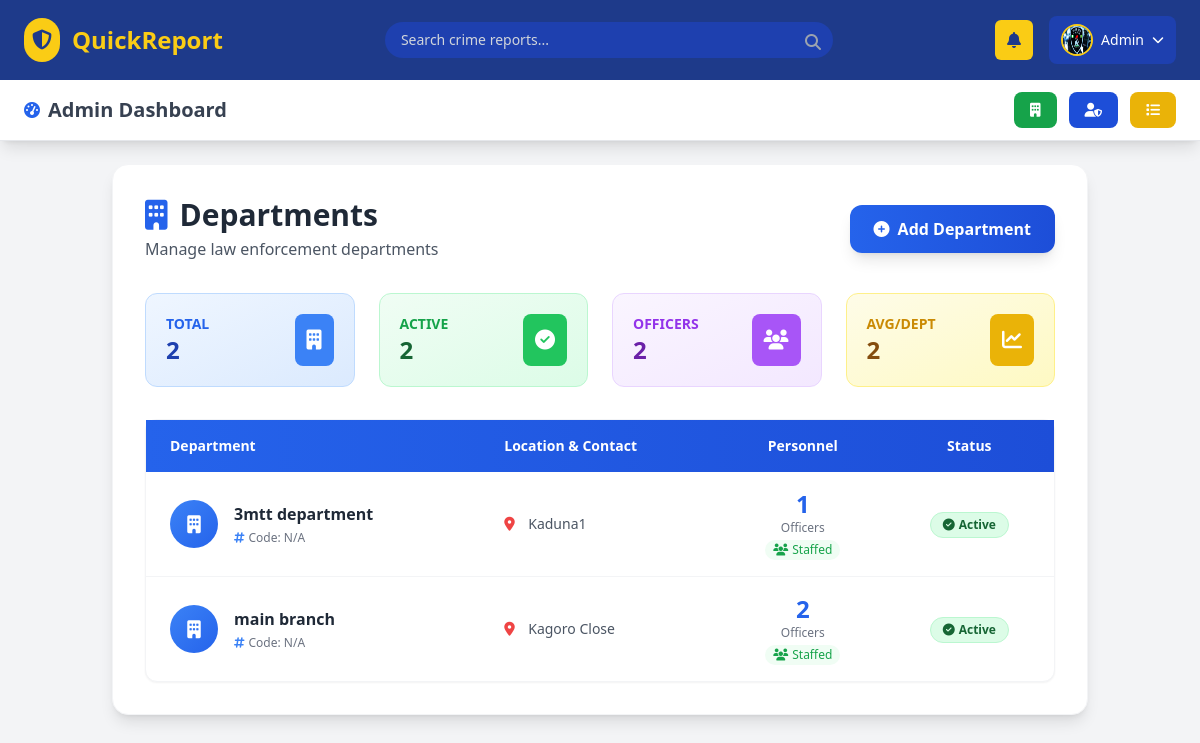
The app's page /department/ (signed in) with its own data.
### crime_app/models.py (models this page shows, shortened)
class User(AbstractUser):
    ROLE_CHOICES = (
        ('admin', 'Super Admin'),
        ('officer', 'Officer'),
        ('citizen', 'Citizen'),
    )
    role = models.CharField(max_length=20, choices=ROLE_CHOICES, default='citizen')
    phone = models.CharField(max_length=20, blank=True, null=True)
    address = models.TextField(blank=True, null=True)
    is_active = models.BooleanField(default=True)

class Department(models.Model):
    name = models.CharField(max_length=100, unique=True)
    location = models.CharField(max_length=150)
    contact_number = models.CharField(max_length=20, blank=True, null=True)
    established_date = models.DateField(blank=True, null=True)
    is_active = models.BooleanField(default=True)

### crime_app/views.py (the view)
# urls.py: path('department/', views.department_list, name='department'),
def department_list(request):
    if not request.user.is_authenticated or (not request.user.is_superuser and getattr(request.user, 'role', None) != 'admin'):
        messages.error(request, "Access denied. Admin privileges required.")
        return redirect('my-login')
    departments = Department.objects.annotate(officer_count=Count('officers'))
    form = DepartmentForm()
    if request.method == 'POST':
        form = DepartmentForm(request.POST)
        if form.is_valid():
            form.save()
            messages.success(request, "Department created successfully!")
            return redirect('department')
    return render(request, 'crime_app/adminPage/department.html', {
        'departments': departments,
        'form': form,
    })

### crime_app/forms.py
class DepartmentForm(forms.ModelForm):
    class Meta:
        model = Department
        fields = '__all__'
        exclude = ['is_active']

### crime_app/context_processors.py (called while the page is built)
def officer_notifications(request):
    if request.user.is_authenticated and hasattr(request.user, 'officer'):
        officer = request.user.officer
        unread_count = officer.notifications.filter(is_read=False).count()
        recent_notifications = officer.notifications.order_by('-created_at')[:5]
    else:
        unread_count = 0
        recent_notifications = []
    return {
        'unread_count': unread_count,
        'recent_notifications': recent_notifications,
    }

### crime_app/templates/crime_app/adminPage/department.html (shortened to what this page needs)
{% extends "crime_app/adminPage/base.html" %}
{% load static %}
{% load crispy_forms_tags %}
{% block content %}
<div class="bg-white rounded-xl sm:rounded-2xl shadow-lg border border-gray-100 p-3 sm:p-8">
  <div class="flex flex-col sm:flex-row sm:justify-between sm:items-center gap-3 mb-4 sm:mb-8">
    <div>
      <h1 class="text-xl sm:text-3xl font-bold text-gray-800 flex items-center">
        <i class="fas fa-building text-blue-600 mr-2 sm:mr-3"></i>
        Departments
      </h1>
      <p class="text-gray-600 text-sm sm:text-base mt-1">Manage law enforcement departments</p>
    </div>
    <button id="toggleFormBtn"
      class="bg-gradient-to-r from-blue-600 to-blue-700 hover:from-blue-700 hover:to-blue-800 text-white px-4 sm:px-6 py-2 sm:py-3 rounded-lg sm:rounded-xl font-semibold transition-all duration-300 shadow-lg hover:shadow-xl flex items-center justify-center gap-2 text-sm sm:text-base">
      <i class="fas fa-plus-circle"></i>
      Add Department
    </button>
  </div>
  <div class="grid grid-cols-2 sm:grid-cols-2 md:grid-cols-4 gap-3 sm:gap-6 mb-6 sm:mb-8">
    <div class="bg-gradient-to-br from-blue-50 to-blue-100 border border-blue-200 rounded-lg sm:rounded-xl p-3 sm:p-5">
      <div class="flex items-center justify-between">
        <div>
          <p class="text-blue-600 text-[10px] sm:text-sm font-semibold">TOTAL</p>
          <p class="text-lg sm:text-2xl font-bold text-blue-800">{{ departments.count }}</p>
        </div>
        <div class="bg-blue-500 p-1.5 sm:p-3 rounded-lg">
          <i class="fas fa-building text-white text-sm sm:text-xl"></i>
        </div>
      </div>
    </div>
    <div class="bg-gradient-to-br from-green-50 to-green-100 border border-green-200 rounded-lg sm:rounded-xl p-3 sm:p-5">
      <div class="flex items-center justify-between">
        <div>
          <p class="text-green-600 text-[10px] sm:text-sm font-semibold">ACTIVE</p>
          <p class="text-lg sm:text-2xl font-bold text-green-800">
            {% with active_count=departments|length|default:0 %}
              {{ active_count }}
            {% endwith %}
          </p>
        </div>
        <div class="bg-green-500 p-1.5 sm:p-3 rounded-lg">
          <i class="fas fa-check-circle text-white text-sm sm:text-xl"></i>
        </div>
      </div>
    </div>
    <div class="bg-gradient-to-br from-purple-50 to-purple-100 border border-purple-200 rounded-lg sm:rounded-xl p-3 sm:p-5">
      <div class="flex items-center justify-between">
        <div>
          <p class="text-purple-600 text-[10px] sm:text-sm font-semibold">OFFICERS</p>
          <p class="text-lg sm:text-2xl font-bold text-purple-800">
            {% with total_officers=departments|dictsortreversed:"officer_count"|first %}
              {% if total_officers %}
                {{ total_officers.officer_count }}
              {% else %}
                0
              {% endif %}
            {% endwith %}
          </p>
        </div>
        <div class="bg-purple-500 p-1.5 sm:p-3 rounded-lg">
          <i class="fas fa-users text-white text-sm sm:text-xl"></i>
        </div>
      </div>
    </div>
    <div class="bg-gradient-to-br from-yellow-50 to-yellow-100 border border-yellow-200 rounded-lg sm:rounded-xl p-3 sm:p-5">
      <div class="flex items-center justify-between">
        <div>
          <p class="text-yellow-600 text-[10px] sm:text-sm font-semibold">AVG/DEPT</p>
          <p class="text-lg sm:text-2xl font-bold text-yellow-800">
            {% if departments.count > 0 %}
              {% with total_officers=departments|dictsortreversed:"officer_count"|first %}
                {% if total_officers %}
                  {{ total_officers.officer_count|floatformat:0 }}
                {% else %}
                  0
                {% endif %}
              {% endwith %}
            {% else %}
              0
            {% endif %}
          </p>
        </div>
        <div class="bg-yellow-500 p-1.5 sm:p-3 rounded-lg">
          <i class="fas fa-chart-line text-white text-sm sm:text-xl"></i>
        </div>
      </div>
    </div>
  </div>
  <div class="bg-white rounded-lg sm:rounded-xl shadow-sm border border-gray-100 overflow-hidden">
    <div class="hidden sm:block overflow-x-auto">
      <table class="w-full">
        <thead class="bg-gradient-to-r from-blue-600 to-blue-700 text-white">
          <tr>
            <th class="px-4 sm:px-6 py-3 sm:py-4 text-left font-semibold text-xs sm:text-sm">Department</th>
            <th class="px-4 sm:px-6 py-3 sm:py-4 text-left font-semibold text-xs sm:text-sm">Location & Contact</th>
            <th class="px-4 sm:px-6 py-3 sm:py-4 text-center font-semibold text-xs sm:text-sm">Personnel</th>
            <th class="px-4 sm:px-6 py-3 sm:py-4 text-center font-semibold text-xs sm:text-sm">Status</th>
          </tr>
        </thead>
        <tbody class="divide-y divide-gray-100">
          {% for dep in departments %}
          <tr class="hover:bg-blue-50 transition duration-200 group">
            <td class="px-4 sm:px-6 py-3 sm:py-4">
              <div class="flex items-center space-x-3 sm:space-x-4">
                <div class="w-8 h-8 sm:w-12 sm:h-12 rounded-full bg-gradient-to-br from-blue-500 to-blue-600 flex items-center justify-center">
                  <i class="fas fa-building text-white text-xs sm:text-lg"></i>
                </div>
                <div>
                  <div class="font-semibold text-gray-800 text-sm sm:text-base">{{ dep.name }}</div>
                  <div class="text-xs text-gray-500 flex items-center mt-0.5 sm:mt-1">
                    <i class="fas fa-hashtag mr-1 text-blue-500"></i>
                    Code: {{ dep.code|default:"N/A" }}
                  </div>
                </div>
              </div>
            </td>
            <td class="px-4 sm:px-6 py-3 sm:py-4">
              <div class="space-y-1 sm:space-y-2">
                <div class="flex items-center text-xs sm:text-sm text-gray-600">
                  <i class="fas fa-map-marker-alt mr-1 sm:mr-2 text-red-500 w-3 sm:w-4"></i>
                  {{ dep.location|title|default:"N/A" }}
                </div>
              </div>
            </td>
            <td class="px-4 sm:px-6 py-3 sm:py-4 text-center">
              <div class="flex flex-col items-center">
                <div class="text-lg sm:text-2xl font-bold text-blue-600">{{ dep.officer_count }}</div>
                <div class="text-xs text-gray-500">Officers</div>
                {% if dep.officer_count > 0 %}
                <div class="text-xs text-green-600 bg-green-50 px-2 py-0.5 rounded-full mt-1">
                  <i class="fas fa-users mr-1"></i>Staffed
                </div>
                {% else %}
                <div class="text-xs text-yellow-600 bg-yellow-50 px-2 py-0.5 rounded-full mt-1">
                  <i class="fas fa-user-slash mr-1"></i>No Officers
                </div>
                {% endif %}
              </div>
            </td>
            <td class="px-4 sm:px-6 py-3 sm:py-4 text-center">
              {% if dep.is_active %}
              <span class="inline-flex items-center px-2 sm:px-3 py-0.5 sm:py-1 rounded-full text-xs font-semibold bg-green-100 text-green-800 border border-green-200">
                <i class="fas fa-check-circle mr-1"></i>
                Active
              </span>
              {% else %}
              <span class="inline-flex items-center px-2 sm:px-3 py-0.5 sm:py-1 rounded-full text-xs font-semibold bg-red-100 text-red-800 border border-red-200">
                <i class="fas fa-times-circle mr-1"></i>
                Inactive
              </span>
              {% endif %}
            </td>
          </tr>
          {% endfor %}
        </tbody>
      </table>
    </div>
  </div>
</div>
{% endblock %}

### crime_app/templates/crime_app/adminPage/base.html (shortened to what this page needs)
{% load static %}
<!DOCTYPE html>
<html lang="en">
<head>
  <script src="https://cdn.tailwindcss.com"></script>
  <link rel="stylesheet" href="https://cdnjs.cloudflare.com/ajax/libs/font-awesome/6.4.0/css/all.min.css">
</head>
<body class="bg-gray-100 text-gray-800">
  <header class="bg-blue-900 text-white fixed top-0 left-0 right-0 z-50 shadow-lg">
    <div class="px-3 sm:px-6 py-2 sm:py-4">
      <div class="flex items-center justify-between">
        <div class="flex items-center gap-2 sm:gap-3">
          <div class="bg-yellow-400 p-1.5 sm:p-2 rounded-full">
            <i class="fas fa-shield-alt text-blue-900 text-lg sm:text-xl"></i>
          </div>
          <div>
            <h1 class="text-base sm:text-2xl font-bold text-yellow-400">
              <a href="{% url 'dashboard' %}">QuickReport</a>
            </h1>
          </div>
        </div>
        <form method="GET" action="{% url 'search-crime' %}" class="hidden md:block relative w-full max-w-md mx-4">
          <input
            type="text"
            name="q"
            placeholder="Search crime reports..."
            value="{{ request.GET.q }}"
            class="bg-blue-800 text-sm px-4 py-2 rounded-full focus:outline-none focus:ring-2 focus:ring-yellow-400 placeholder-gray-300 text-gray-100 w-full pr-10"
          >
          <button type="submit" class="absolute right-0 top-0 mt-2 mr-3 text-gray-400">
            <i class="fas fa-search"></i>
          </button>
        </form>
        <div class="flex items-center gap-2 sm:gap-4">
          <div class="relative">
            <button id="notifyBtn" class="bg-yellow-400 text-blue-900 p-2 sm:px-3 sm:py-2 rounded-md hover:bg-yellow-300 transition relative">
              <i class="fas fa-bell text-sm sm:text-base"></i>
            </button>
          </div>
          <div class="relative">
            <button id="profileBtn" class="flex items-center gap-1 sm:gap-2 bg-blue-800 px-2 sm:px-3 py-1.5 sm:py-2 rounded-lg hover:bg-blue-700 transition">
              <img src="{% static 'images/police.jpg' %}" class="w-6 h-6 sm:w-8 sm:h-8 rounded-full border-2 border-yellow-400" alt="Admin" />
              <span class="hidden sm:block text-sm">{{ user.first_name|default:'Admin' }}</span>
              <i class="fas fa-chevron-down text-[10px] sm:text-xs"></i>
            </button>
          </div>
        </div>
      </div>
    </div>
    <div class="bg-white px-3 sm:px-6 py-2 sm:py-3 border-b border-gray-200 overflow-x-auto hide-scrollbar" style="overflow-y: visible !important;">
      <div class="flex items-center justify-between min-w-max sm:min-w-0" style="overflow-y: visible;">
        <h2 class="text-base sm:text-xl font-semibold text-gray-700 flex items-center mr-4">
          <i class="fas fa-tachometer-alt text-blue-600 mr-1 sm:mr-2 text-sm sm:text-base"></i>
          <span class="whitespace-nowrap">Admin Dashboard</span>
        </h2>
        <div class="flex gap-2 sm:gap-3" style="overflow-y: visible;">
          <div class="relative tooltip" style="overflow: visible;">
            <a href="{% url 'department' %}"
               class="flex items-center gap-1 sm:gap-2 bg-green-600 text-white px-3 sm:px-4 py-1.5 sm:py-2 rounded-lg hover:bg-green-500 transition font-semibold text-xs sm:text-sm whitespace-nowrap">
              <i class="fas fa-building text-xs sm:text-sm"></i>
            </a>
          </div>
          <div class="relative tooltip" style="overflow: visible;">
            <a href="{% url 'officer-list' %}"
               class="flex items-center gap-1 sm:gap-2 bg-blue-700 text-white px-3 sm:px-4 py-1.5 sm:py-2 rounded-lg hover:bg-blue-600 transition font-semibold text-xs sm:text-sm whitespace-nowrap">
              <i class="fas fa-user-shield text-xs sm:text-sm"></i>
            </a>
          </div>
          <div class="relative tooltip" style="overflow: visible;">
            <a href="{% url 'reported-crime' %}"
               class="flex items-center gap-1 sm:gap-2 bg-yellow-500 text-white px-3 sm:px-4 py-1.5 sm:py-2 rounded-lg hover:bg-yellow-400 transition font-semibold text-xs sm:text-sm whitespace-nowrap">
              <i class="fas fa-list text-xs sm:text-sm"></i>
            </a>
          </div>
        </div>
      </div>
    </div>
  </header>
  <main class="min-h-screen">
    <div class="container mx-auto px-3 sm:px-6 py-4 sm:py-6">
      {% block content %}
      {% endblock %}
    </div>
  </main>
</body>
</html>

### crime_app/templates/crime_app/adminPage/base.html (style rules this page uses)
body { padding-top: 120px; }
@media (min-width: 768px) { body { padding-top: 140px; } }
.hide-scrollbar { -ms-overflow-style: none; scrollbar-width: none; }
.tooltip { position: relative; }
header { z-index: 50; }
.overflow-x-auto { overflow-x: auto !important; overflow-y: visible !important; }
.bg-white { overflow: visible !important; }
.hide-scrollbar { overflow-y: visible !important; }

### crime_app/templates/crime_app/adminPage/department.html (style rules this page uses)
.transition { transition: all 0.3s ease; }

### records on screen
User: first_name "Admin"
Department: officer_count "2", name "main branch", code "N/A", location "Kagoro Close", shows "Staffed", is_active True (drawn)
Department: name "3mtt department", code "N/A", location "Kaduna1", officer_count "1", shows "Staffed", is_active True (drawn)

### other values on screen
{{ departments.count }} "2"
{{ active_count }} "2"
